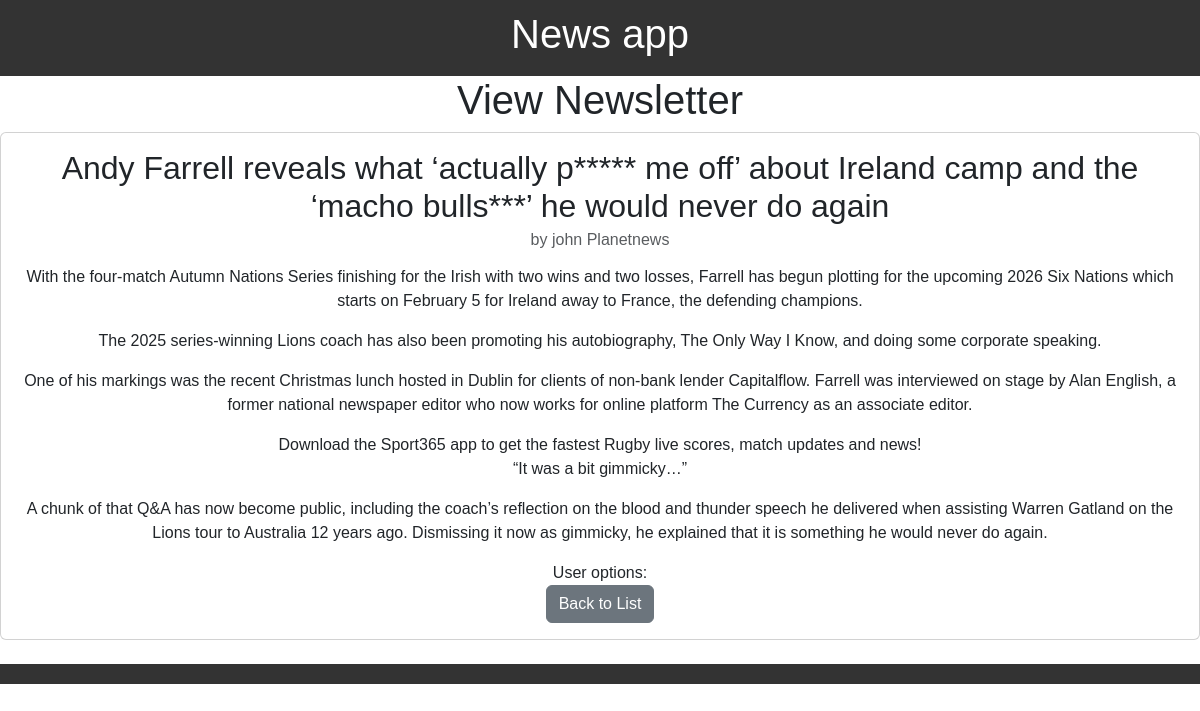
The page /newsletter/1/ on the database its author committed.
### news_app/models.py (models this page shows, shortened)
class Newsletter(models.Model):
    title = models.CharField(max_length=200)
    content = models.TextField()
    editor_approved = models.BooleanField(default=False)
    newsletter_author = models.ForeignKey(CustomUser, on_delete=models.CASCADE)
    independent_journalist = models.BooleanField(default=False)

class CustomUser(AbstractUser):
    ROLE_CHOICES = (
        ('Reader', 'Reader'),
        ('Journalist', 'Journalist'),
        ('Editor', 'Editor'),
    )
    role = models.CharField(
        max_length=10, choices=ROLE_CHOICES, default='Reader')
    publisher = models.ForeignKey(
        Publisher, on_delete=models.SET_NULL, null=True, blank=True,
        related_name='employees')
    subscribed_journalists = models.ManyToManyField(
        'self',
        symmetrical=False,
        blank=True,
        limit_choices_to={'role': 'Journalist'},
        related_name='subscribers'
    )
    subscribed_publishers = models.ManyToManyField(
        Publisher,
        blank=True,
        related_name='subscribers'
    )

class Publisher(models.Model):
    name = models.CharField(max_length=100, unique=True)
    def __str__(self):
        return self.name

### news_app/views.py (the view)
# urls.py: path('newsletter/<int:pk>/', views.view_newsletter,
def view_newsletter(request, pk):
    newsletter = get_object_or_404(Newsletter, pk=pk)
    context = {
        'newsletter': newsletter
    }
    return render(request, 'news_app/view_newsletter.html', context)

### news_app/templates/news_app/view_newsletter.html (shortened to what this page needs)
{% extends "base.html" %}
{% block content %}
<h1>View Newsletter</h1>
<div class="card">
    <div class="card-body">
        <h2 class="card-title">{{ newsletter.title }}</h2>
        <h6 class="card-subtitle mb-2 text-muted">
            by {{ newsletter.newsletter_author.username }}
            {% if newsletter.independent_journalist %}
            (Published by Independent Journalist)
            {% else %}
            {{ newsletter.newsletter_author.publisher }}
            {% endif %}
        </h6>
        <p class="card-text">{{ newsletter.content|linebreaks }}</p>
        User options:<br>
        <a href="{% url 'article_list' %}" class="btn btn-secondary">Back to List</a><br>
    </div>
</div><br>
{% endblock %}

### news_app/static/news_app/styles.css (style rules this page uses)
body { font-family: "Arial", sans-serif; }

### rows shown on the page
Newsletter: title "Andy Farrell reveals what ‘actually p***** me off’ about Ireland camp and the ‘macho bulls***’ he would never do again", newsletter_author.username "john", newsletter_author.publisher "Planetnews", content "With the four-match Autumn Nations Series finishing for the Irish with two wins and two losses, Farrell has begun plotting for the upcoming 2026 Six Nations which starts on February 5 for Ireland away to France, the defending champions. The 2025 series-winning Lions coach has also been promoting his autobiography, The Only Way I Know, and doing some corporate speaking. One of his markings was the recent Christmas lunch hosted in Dublin for clients of non-bank lender Capitalflow. Farrell was interviewed on stage by Alan English, a former national newspaper editor who now works for online platform The Currency as an associate editor. Download the Sport365 app to get the fastest Rugby live…"
